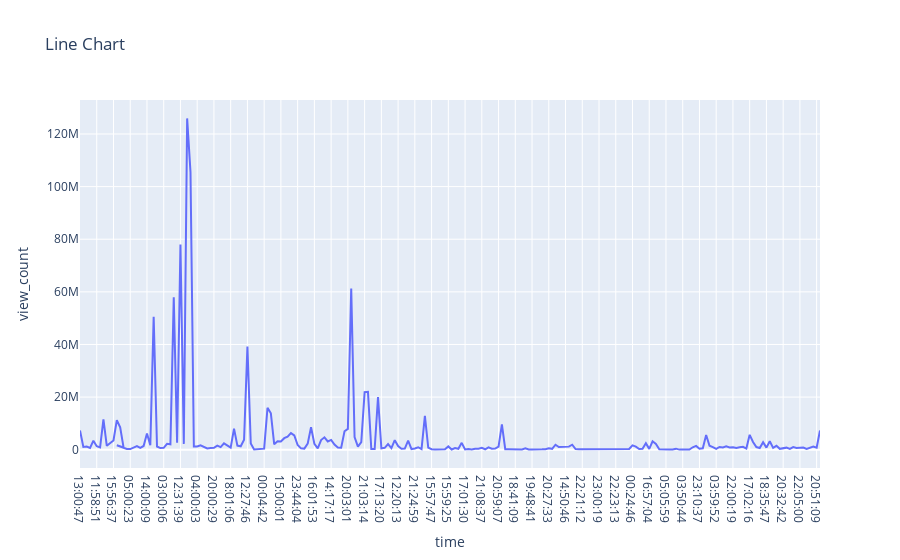

The code cell stored with this chart in its notebook:
### Code cell
line = px.line(df, x='time', y='view_count', title='Line Chart')
line.show()

### Figure 1 — Plotly figure (JSON) as saved in the notebook; plotly's stock layout.template omitted (floating-point values rounded to 4 significant figures; data arrays with more than 128 entries replaced by an {"elided": "..."} marker saying what was removed)
{"data": [{"hovertemplate": "time=%{x}<br>view_count=%{y}<extra></extra>", "legendgroup": "", "line": {"color": "#636efa", "dash": "solid"}, "marker": {"symbol": "circle"}, "mode": "lines", "name": "", "orientation": "v", "showlegend": false, "type": "scatter", "x": {"elided": "223 str values"}, "xaxis": "x", "y": {"elided": "223 int values"}, "yaxis": "y"}], "layout": {"legend": {"tracegroupgap": 0}, "title": {"text": "Line Chart"}, "xaxis": {"anchor": "y", "domain": [0, 1], "title": {"text": "time"}}, "yaxis": {"anchor": "x", "domain": [0, 1], "title": {"text": "view_count"}}}}
